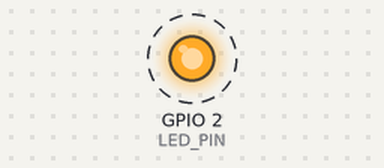
A sketch run on a simulated ESP32. Shown: output pins drawn as LEDs (lit = HIGH). Dashed ring = blinking. What the sketch prints to the serial monitor is not drawn.

Above: at 0.2 s.
Timing chart, 0 to 3.0 s (numbered marks = the images above):
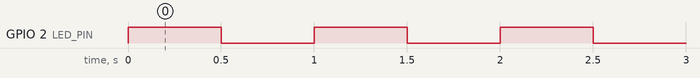

The sketch:

esp32_blink.ino
```cpp
// ESP32 Lチカ (LED Blink)
// 内蔵LEDを点滅させる

#define LED_PIN 2  // ESP32内蔵LED（GPIO2）

void setup() {
  pinMode(LED_PIN, OUTPUT);
  Serial.begin(115200);
  Serial.println("ESP32 Blink Start!");
}

void loop() {
  digitalWrite(LED_PIN, HIGH);
  Serial.println("ON");
  delay(500);

  digitalWrite(LED_PIN, LOW);
  Serial.println("OFF");
  delay(500);
}
```

Measured:
- by itself, GPIO 2 (LED_PIN): alternates HIGH for 0.50 s and LOW for 0.50 s
